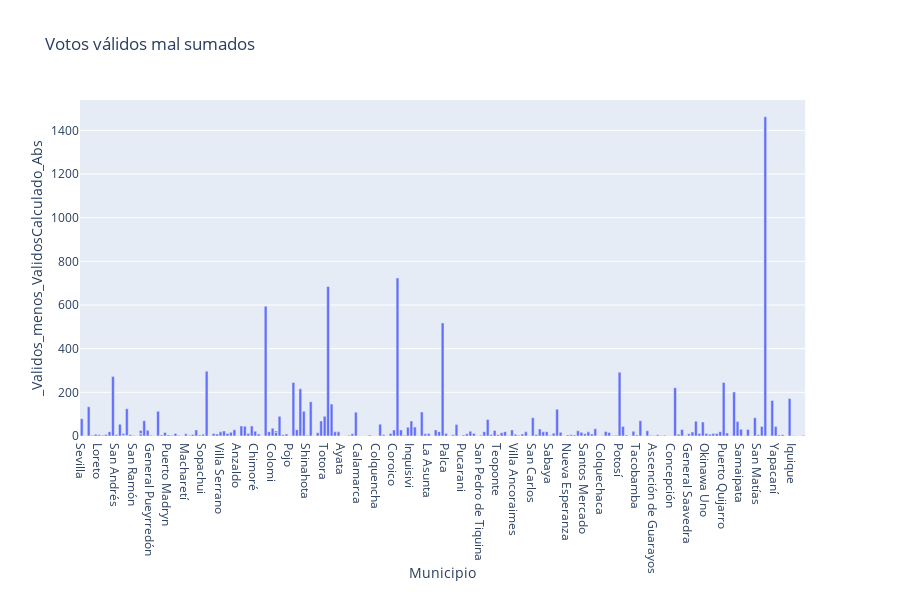

The notebook cell saved with this chart:
### Markdown cell above
## Error de suma en votos válidos por municipio

### Code cell
configure_plotly_browser_state()
fig = px.bar(df_validos_mal_computados, x="Municipio", y="_Validos_menos_ValidosCalculado_Abs", title="Votos válidos mal sumados")
fig.show()

### Figure 1 — Plotly figure (JSON) as saved in the notebook; plotly's stock layout.template omitted (floating-point values rounded to 4 significant figures; data arrays with more than 128 entries replaced by an {"elided": "..."} marker saying what was removed)
{"data": [{"textposition": "auto", "hovertemplate": "Municipio=%{x}<br>_Validos_menos_ValidosCalculado_Abs=%{y}", "showlegend": false, "legendgroup": "", "name": "", "yaxis": "y", "y": {"elided": "215 int values"}, "hoverlabel": {"namelength": 0}, "offsetgroup": "", "xaxis": "x", "marker": {"color": "#636efa"}, "x": {"elided": "215 str values"}, "alignmentgroup": "True", "type": "bar", "orientation": "v"}], "layout": {"title": {"text": "Votos válidos mal sumados"}, "yaxis": {"domain": [0, 1], "anchor": "x", "title": {"text": "_Validos_menos_ValidosCalculado_Abs"}}, "height": 600, "barmode": "relative", "xaxis": {"domain": [0, 0.98], "anchor": "y", "title": {"text": "Municipio"}}, "legend": {"tracegroupgap": 0}}}
